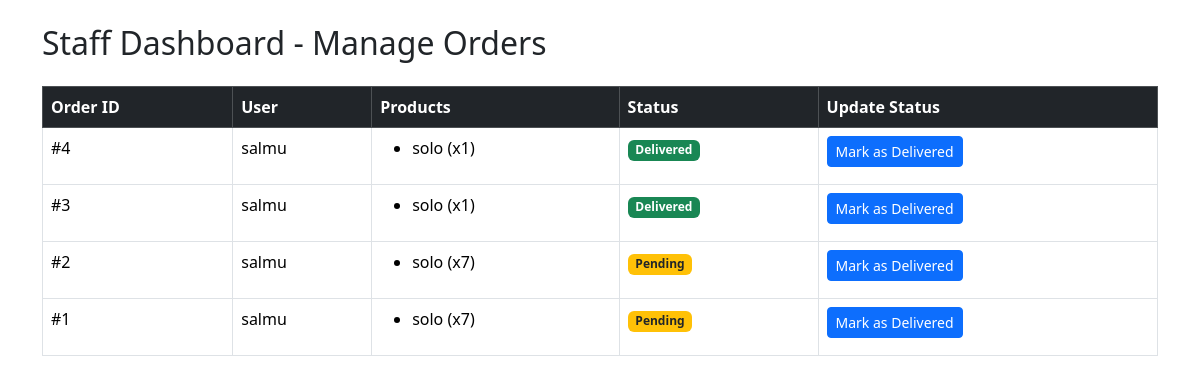
The page /staff_dashboard/ on the database its author committed.
### app/models.py (models this page shows, shortened)
class Order(models.Model):
    user = models.ForeignKey(User, on_delete=models.CASCADE)
    full_name = models.CharField(max_length=100, default="Unknown")
    phone = models.CharField(max_length=15)
    address = models.TextField(default='N/A')
    total_price = models.FloatField()
    payment_method = models.CharField(max_length=20, default="COD")  # COD or Online
    is_completed = models.BooleanField(default=False)
    delivered = models.BooleanField(default=False)
    created_at = models.DateTimeField(auto_now_add=True)

class OrderItem(models.Model):
    order = models.ForeignKey(Order, on_delete=models.CASCADE, related_name="items")
    product = models.ForeignKey(Products, on_delete=models.CASCADE)
    quantity = models.IntegerField()
    price = models.FloatField()
    DELIVERY_CHOICES = [
        ("Processing", "Processing"),
        ("Dispatched", "Dispatched"),
        ("Out for Delivery", "Out for Delivery"),
        ("Delivered", "Delivered"),
    ]
    delivery_status = models.CharField(max_length=30, choices=DELIVERY_CHOICES, default="Processing")

class Products(models.Model):
    catagory = models.ForeignKey(Catagory, on_delete=models.CASCADE)
    name = models.CharField(max_length=150)
    vendor = models.CharField(max_length=150)
    product_image = models.ImageField(upload_to=getFileName, null=True, blank=True)
    quantity = models.IntegerField()
    original_price = models.FloatField()
    selling_price = models.FloatField()
    description = models.TextField(max_length=500)
    status = models.BooleanField(default=False, help_text="0-show,1-Hidden")
    trending = models.BooleanField(default=False, help_text="0-default,1-Trending")
    created_at = models.DateTimeField(auto_now_add=True)

### app/views.py (the view)
# urls.py: path('staff_dashboard/', views.staff_dashboard, name='staff_dashboard'),
def staff_dashboard(request):
    orders = Order.objects.all().order_by('-created_at')
    return render(request, "staff_dashboard.html", {"orders": orders})

### app/templates/staff_dashboard.html (shortened to what this page needs)
<!DOCTYPE html>
<html lang="en">
<head>
    <link href="https://cdn.jsdelivr.net/npm/bootstrap@5.3.3/dist/css/bootstrap.min.css" rel="stylesheet">
</head>
<body>
<div class="container mt-4">
    <h2 class="mb-4">Staff Dashboard - Manage Orders</h2>
    <table class="table table-bordered">
        <thead class="table-dark">
            <tr>
                <th>Order ID</th>
                <th>User</th>
                <th>Products</th>
                <th>Status</th>
                <th>Update Status</th>
            </tr>
        </thead>
        <tbody>
            {% for order in orders %}
                <tr>
                    <td>#{{ order.id }}</td>
                    <td>{{ order.user.username }}</td>
                    <td>
                        <ul>
                        {% for item in order.items.all %}
                            <li>{{ item.product.name }} (x{{ item.quantity }})</li>
                        {% endfor %}
                        </ul>
                    </td>
                    <td>
                        {% if order.is_completed %}
                            <span class="badge bg-success">Delivered</span>
                        {% else %}
                            <span class="badge bg-warning text-dark">Pending</span>
                        {% endif %}
                    </td>
                    <td>
                        <form method="POST" action="{% url 'update_delivery_status' order.id %}">
                            <button type="submit" class="btn btn-sm btn-primary">Mark as Delivered</button>
                        </form>
                    </td>
                </tr>
            {% endfor %}
        </tbody>
    </table>
</div>
</body>
</html>

### rows shown on the page
Order: id "4", user.username "salmu", is_completed "Delivered"
OrderItem: product.name "solo", quantity "1"
Order: id "3", user.username "salmu", is_completed "Delivered"
OrderItem: product.name "solo", quantity "1"
Order: id "2", user.username "salmu", is_completed "Pending"
OrderItem: product.name "solo", quantity "7"
Order: id "1", user.username "salmu", is_completed "Pending"
OrderItem: product.name "solo", quantity "7"
